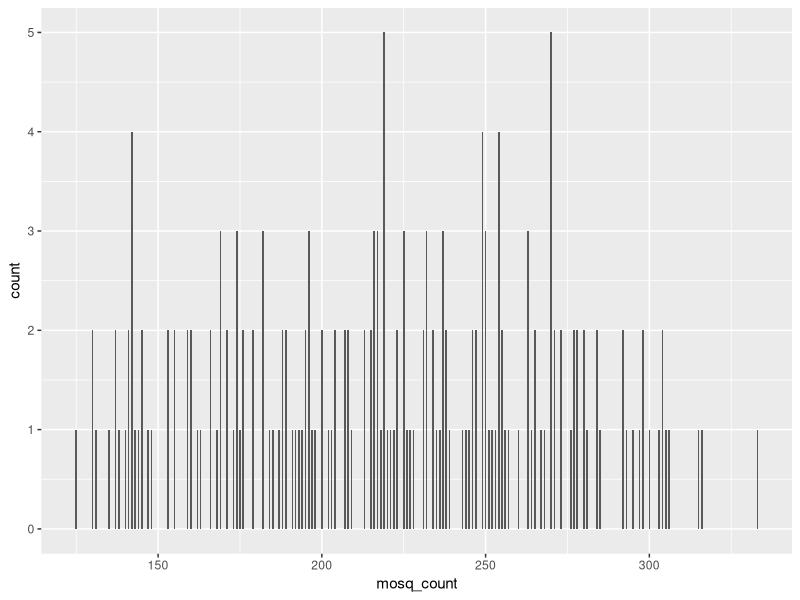
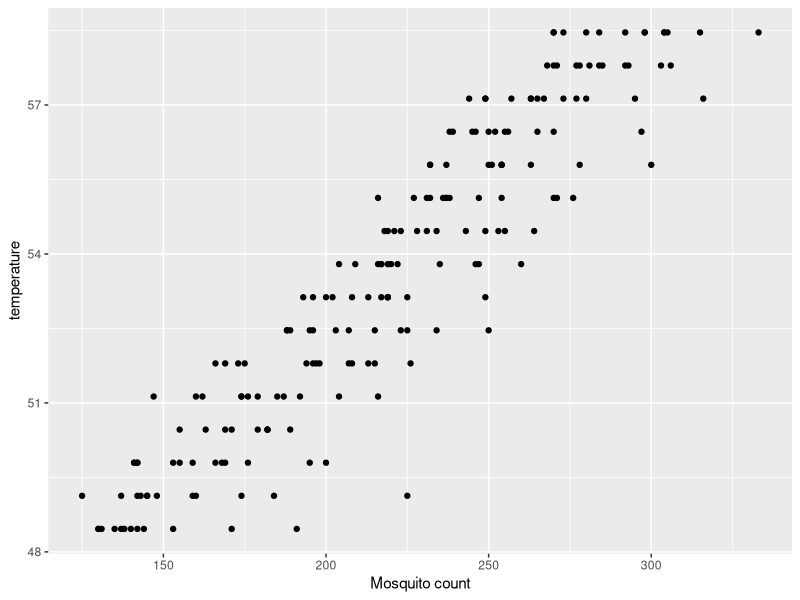

These figures' R source, in order:
install.packages("tidyverse")
library(tidyverse)


my_data_frame <- 
  read_csv("data.csv") %>% 
select(county, trap, sample_num, sample_date, mosq_count, temp) %>% 
arrange(county, trap, sample_num, sample_date, mosq_count, temp) %>%
  print()
 

my_data_frame <- 
  read_csv("data.csv") %>%
  #select(county) %>% 
  print()

by_mos <- group_by(my_data_frame,mosq_count )
mos <- summarise(by_mos,
                 count = n(),
                 number = mean(mosq_count, na.rm = TRUE)
)
print(mos)



ggplot(data = my_data_frame) +
  geom_histogram(mapping = aes(x = mosq_count), binwidth = 0.5)


ggplot(data = my_data_frame) + 
  geom_point(mapping = aes(x = mosq_count, y = temp)) +
xlab("Mosquito count") +
  ylab("temperature")



 
               
                   